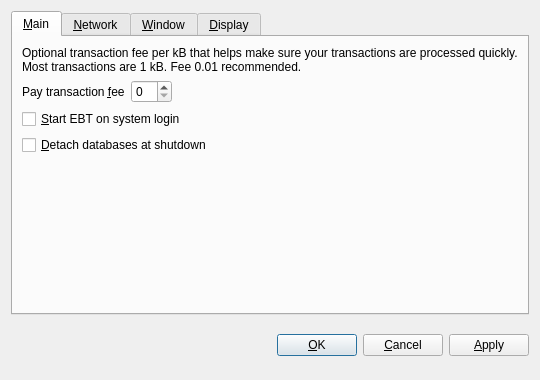
<?xml version="1.0" encoding="UTF-8"?>
<ui version="4.0">
 <class>OptionsDialog</class>
 <widget class="QDialog" name="OptionsDialog">
  <property name="geometry">
   <rect>
    <x>0</x>
    <y>0</y>
    <width>540</width>
    <height>380</height>
   </rect>
  </property>
  <property name="windowTitle">
   <string>Options</string>
  </property>
  <property name="modal">
   <bool>true</bool>
  </property>
  <layout class="QVBoxLayout" name="verticalLayout">
   <item>
    <widget class="QTabWidget" name="tabWidget">
     <property name="tabPosition">
      <enum>QTabWidget::North</enum>
     </property>
     <property name="currentIndex">
      <number>0</number>
     </property>
     <widget class="QWidget" name="tabMain">
      <attribute name="title">
       <string>&amp;Main</string>
      </attribute>
      <layout class="QVBoxLayout" name="verticalLayout_Main">
       <item>
        <widget class="QLabel" name="transactionFeeInfoLabel">
         <property name="text">
          <string>Optional transaction fee per kB that helps make sure your transactions are processed quickly. Most transactions are 1 kB. Fee 0.01 recommended.</string>
         </property>
         <property name="textFormat">
          <enum>Qt::PlainText</enum>
         </property>
         <property name="wordWrap">
          <bool>true</bool>
         </property>
        </widget>
       </item>
       <item>
        <layout class="QHBoxLayout" name="horizontalLayout_Main">
         <item>
          <widget class="QLabel" name="transactionFeeLabel">
           <property name="text">
            <string>Pay transaction &amp;fee</string>
           </property>
           <property name="textFormat">
            <enum>Qt::PlainText</enum>
           </property>
           <property name="buddy">
            <cstring>transactionFee</cstring>
           </property>
          </widget>
         </item>
         <item>
          <widget class="BitcoinAmountField" name="transactionFee"/>
         </item>
         <item>
          <spacer name="horizontalSpacer_Main">
           <property name="orientation">
            <enum>Qt::Horizontal</enum>
           </property>
           <property name="sizeHint" stdset="0">
            <size>
             <width>40</width>
             <height>20</height>
            </size>
           </property>
          </spacer>
         </item>
        </layout>
       </item>
       <item>
        <widget class="QCheckBox" name="bitcoinAtStartup">
         <property name="toolTip">
          <string>Automatically start EBT after logging in to the system.</string>
         </property>
         <property name="text">
          <string>&amp;Start EBT on system login</string>
         </property>
        </widget>
       </item>
       <item>
        <widget class="QCheckBox" name="detachDatabases">
         <property name="toolTip">
          <string>Detach block and address databases at shutdown. This means they can be moved to another data directory, but it slows down shutdown. The wallet is always detached.</string>
         </property>
         <property name="text">
          <string>&amp;Detach databases at shutdown</string>
         </property>
        </widget>
       </item>
       <item>
        <spacer name="verticalSpacer_Main">
         <property name="orientation">
          <enum>Qt::Vertical</enum>
         </property>
         <property name="sizeHint" stdset="0">
          <size>
           <width>20</width>
           <height>40</height>
          </size>
         </property>
        </spacer>
       </item>
      </layout>
     </widget>
     <widget class="QWidget" name="tabNetwork">
      <attribute name="title">
       <string>&amp;Network</string>
      </attribute>
      <layout class="QVBoxLayout" name="verticalLayout_Network">
       <item>
        <widget class="QCheckBox" name="mapPortUpnp">
         <property name="toolTip">
          <string>Automatically open the EBT client port on the router. This only works when your router supports UPnP and it is enabled.</string>
         </property>
         <property name="text">
          <string>Map port using &amp;UPnP</string>
         </property>
        </widget>
       </item>
       <item>
        <widget class="QCheckBox" name="connectSocks">
         <property name="toolTip">
          <string>Connect to the EBT network through a SOCKS proxy (e.g. when connecting through Tor).</string>
         </property>
         <property name="text">
          <string>&amp;Connect through SOCKS proxy:</string>
         </property>
        </widget>
       </item>
       <item>
        <layout class="QHBoxLayout" name="horizontalLayout_Network">
         <item>
          <widget class="QLabel" name="proxyIpLabel">
           <property name="text">
            <string>Proxy &amp;IP:</string>
           </property>
           <property name="textFormat">
            <enum>Qt::PlainText</enum>
           </property>
           <property name="buddy">
            <cstring>proxyIp</cstring>
           </property>
          </widget>
         </item>
         <item>
          <widget class="QValidatedLineEdit" name="proxyIp">
           <property name="maximumSize">
            <size>
             <width>140</width>
             <height>16777215</height>
            </size>
           </property>
           <property name="toolTip">
            <string>IP address of the proxy (e.g. 127.0.0.1)</string>
           </property>
          </widget>
         </item>
         <item>
          <widget class="QLabel" name="proxyPortLabel">
           <property name="text">
            <string>&amp;Port:</string>
           </property>
           <property name="textFormat">
            <enum>Qt::PlainText</enum>
           </property>
           <property name="buddy">
            <cstring>proxyPort</cstring>
           </property>
          </widget>
         </item>
         <item>
          <widget class="QLineEdit" name="proxyPort">
           <property name="maximumSize">
            <size>
             <width>55</width>
             <height>16777215</height>
            </size>
           </property>
           <property name="toolTip">
            <string>Port of the proxy (e.g. 9050)</string>
           </property>
          </widget>
         </item>
         <item>
          <widget class="QLabel" name="socksVersionLabel">
           <property name="text">
            <string>SOCKS &amp;Version:</string>
           </property>
           <property name="textFormat">
            <enum>Qt::PlainText</enum>
           </property>
           <property name="buddy">
            <cstring>socksVersion</cstring>
           </property>
          </widget>
         </item>
         <item>
          <widget class="QValueComboBox" name="socksVersion">
           <property name="toolTip">
            <string>SOCKS version of the proxy (e.g. 5)</string>
           </property>
          </widget>
         </item>
         <item>
          <spacer name="horizontalSpacer_Network">
           <property name="orientation">
            <enum>Qt::Horizontal</enum>
           </property>
           <property name="sizeHint" stdset="0">
            <size>
             <width>40</width>
             <height>20</height>
            </size>
           </property>
          </spacer>
         </item>
        </layout>
       </item>
       <item>
        <spacer name="verticalSpacer_Network">
         <property name="orientation">
          <enum>Qt::Vertical</enum>
         </property>
         <property name="sizeHint" stdset="0">
          <size>
           <width>20</width>
           <height>40</height>
          </size>
         </property>
        </spacer>
       </item>
      </layout>
     </widget>
     <widget class="QWidget" name="tabWindow">
      <attribute name="title">
       <string>&amp;Window</string>
      </attribute>
      <layout class="QVBoxLayout" name="verticalLayout_Window">
       <item>
        <widget class="QCheckBox" name="minimizeToTray">
         <property name="toolTip">
          <string>Show only a tray icon after minimizing the window.</string>
         </property>
         <property name="text">
          <string>&amp;Minimize to the tray instead of the taskbar</string>
         </property>
        </widget>
       </item>
       <item>
        <widget class="QCheckBox" name="minimizeOnClose">
         <property name="toolTip">
          <string>Minimize instead of exit the application when the window is closed. When this option is enabled, the application will be closed only after selecting Quit in the menu.</string>
         </property>
         <property name="text">
          <string>M&amp;inimize on close</string>
         </property>
        </widget>
       </item>
       <item>
        <spacer name="verticalSpacer_Window">
         <property name="orientation">
          <enum>Qt::Vertical</enum>
         </property>
         <property name="sizeHint" stdset="0">
          <size>
           <width>20</width>
           <height>40</height>
          </size>
         </property>
        </spacer>
       </item>
      </layout>
     </widget>
     <widget class="QWidget" name="tabDisplay">
      <attribute name="title">
       <string>&amp;Display</string>
      </attribute>
      <layout class="QVBoxLayout" name="verticalLayout_Display">
       <item>
        <layout class="QHBoxLayout" name="horizontalLayout_1_Display">
         <item>
          <widget class="QLabel" name="langLabel">
           <property name="text">
            <string>User Interface &amp;language:</string>
           </property>
           <property name="textFormat">
            <enum>Qt::PlainText</enum>
           </property>
           <property name="buddy">
            <cstring>lang</cstring>
           </property>
          </widget>
         </item>
         <item>
          <widget class="QValueComboBox" name="lang">
           <property name="toolTip">
            <string>The user interface language can be set here. This setting will take effect after restarting EBT.</string>
           </property>
          </widget>
         </item>
        </layout>
       </item>
       <item>
        <layout class="QHBoxLayout" name="horizontalLayout_2_Display">
         <item>
          <widget class="QLabel" name="unitLabel">
           <property name="text">
            <string>&amp;Unit to show amounts in:</string>
           </property>
           <property name="textFormat">
            <enum>Qt::PlainText</enum>
           </property>
           <property name="buddy">
            <cstring>unit</cstring>
           </property>
          </widget>
         </item>
         <item>
          <widget class="QValueComboBox" name="unit">
           <property name="toolTip">
            <string>Choose the default subdivision unit to show in the interface and when sending coins.</string>
           </property>
          </widget>
         </item>
        </layout>
       </item>
       <item>
        <widget class="QCheckBox" name="displayAddresses">
         <property name="toolTip">
          <string>Whether to show EBT addresses in the transaction list or not.</string>
         </property>
         <property name="text">
          <string>&amp;Display addresses in transaction list</string>
         </property>
        </widget>
       </item>
       <item>
        <widget class="QCheckBox" name="coinControlFeatures">
         <property name="toolTip">
          <string>Whether to show coin control features or not.</string>
         </property>
         <property name="text">
          <string>Display coin &amp;control features (experts only!)</string>
         </property>
        </widget>
       </item>
       <item>
        <spacer name="verticalSpacer_Display">
         <property name="orientation">
          <enum>Qt::Vertical</enum>
         </property>
         <property name="sizeHint" stdset="0">
          <size>
           <width>20</width>
           <height>40</height>
          </size>
         </property>
        </spacer>
       </item>
      </layout>
     </widget>
    </widget>
   </item>
   <item>
    <layout class="QHBoxLayout" name="horizontalLayout_Buttons">
     <item>
      <spacer name="horizontalSpacer_1">
       <property name="orientation">
        <enum>Qt::Horizontal</enum>
       </property>
       <property name="sizeHint" stdset="0">
        <size>
         <width>40</width>
         <height>48</height>
        </size>
       </property>
      </spacer>
     </item>
     <item>
      <widget class="QLabel" name="statusLabel">
       <property name="font">
        <font>
         <weight>75</weight>
         <bold>true</bold>
        </font>
       </property>
       <property name="text">
        <string/>
       </property>
       <property name="textFormat">
        <enum>Qt::PlainText</enum>
       </property>
       <property name="wordWrap">
        <bool>true</bool>
       </property>
      </widget>
     </item>
     <item>
      <spacer name="horizontalSpacer_2">
       <property name="orientation">
        <enum>Qt::Horizontal</enum>
       </property>
       <property name="sizeHint" stdset="0">
        <size>
         <width>40</width>
         <height>48</height>
        </size>
       </property>
      </spacer>
     </item>
     <item>
      <widget class="QPushButton" name="okButton">
       <property name="text">
        <string>&amp;OK</string>
       </property>
      </widget>
     </item>
     <item>
      <widget class="QPushButton" name="cancelButton">
       <property name="text">
        <string>&amp;Cancel</string>
       </property>
       <property name="autoDefault">
        <bool>false</bool>
       </property>
      </widget>
     </item>
     <item>
      <widget class="QPushButton" name="applyButton">
       <property name="text">
        <string>&amp;Apply</string>
       </property>
       <property name="autoDefault">
        <bool>false</bool>
       </property>
      </widget>
     </item>
    </layout>
   </item>
  </layout>
 </widget>
 <customwidgets>
  <customwidget>
   <class>BitcoinAmountField</class>
   <extends>QSpinBox</extends>
   <header>bitcoinamountfield.h</header>
  </customwidget>
  <customwidget>
   <class>QValueComboBox</class>
   <extends>QComboBox</extends>
   <header>qvaluecombobox.h</header>
  </customwidget>
  <customwidget>
   <class>QValidatedLineEdit</class>
   <extends>QLineEdit</extends>
   <header>qvalidatedlineedit.h</header>
  </customwidget>
 </customwidgets>
 <resources/>
 <connections/>
</ui>
